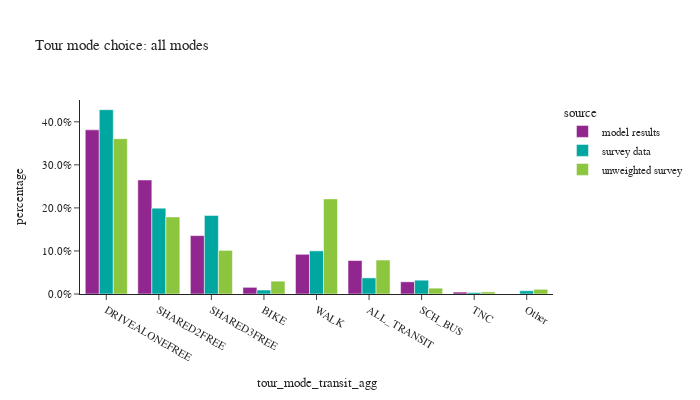

The notebook cell this image was saved under:
### Code cell
# aggregate transit modes
transit_modes = ['WALK_LOC','WALK_COM','WALK_FRY','WALK_LR','DRIVE_TRN']
tour_mode_ordered = ["DRIVEALONEFREE", "SHARED2FREE", "SHARED3FREE", "BIKE","WALK","ALL_TRANSIT","SCH_BUS","TNC","Other"]
tour_data['tour_mode_transit_agg'] = tour_data['tour_mode'].apply(lambda x: "ALL_TRANSIT" if x in transit_modes else x)

df_plot = tour_data.groupby(['source','tour_mode_transit_agg'])['tour_weight'].sum().reset_index()
df_plot['percentage'] = df_plot.groupby(['source'], group_keys=False)['tour_weight']. \
    apply(lambda x: x / float(x.sum()))

fig = px.bar(df_plot, x="tour_mode_transit_agg", y="percentage", color="source",barmode="group",
             category_orders={"tour_mode_transit_agg": tour_mode_ordered},
             title="Tour mode choice: all modes")
fig.for_each_annotation(lambda a: a.update(text = a.text.split("=")[-1]))
fig.update_layout(height=400, width=700, yaxis=dict(tickformat=".1%"))
fig.show()

### Figure 1 — Plotly figure (JSON) as saved in the notebook; plotly's stock layout.template omitted (floating-point values rounded to 4 significant figures)
{"data": [{"alignmentgroup": "True", "hovertemplate": "source=model results<br>tour_mode_transit_agg=%{x}<br>percentage=%{y}<extra></extra>", "legendgroup": "model results", "marker": {"color": "#91268F", "pattern": {"shape": ""}}, "name": "model results", "offsetgroup": "model results", "orientation": "v", "showlegend": true, "textposition": "auto", "type": "bar", "x": ["ALL_TRANSIT", "BIKE", "DRIVEALONEFREE", "SCH_BUS", "SHARED2FREE", "SHARED3FREE", "TNC", "WALK"], "xaxis": "x", "y": [0.07773, 0.01547, 0.3813, 0.02831, 0.2649, 0.1356, 0.004493, 0.0922], "yaxis": "y"}, {"alignmentgroup": "True", "hovertemplate": "source=survey data<br>tour_mode_transit_agg=%{x}<br>percentage=%{y}<extra></extra>", "legendgroup": "survey data", "marker": {"color": "#00A7A0", "pattern": {"shape": ""}}, "name": "survey data", "offsetgroup": "survey data", "orientation": "v", "showlegend": true, "textposition": "auto", "type": "bar", "x": ["ALL_TRANSIT", "BIKE", "DRIVEALONEFREE", "Other", "SCH_BUS", "SHARED2FREE", "SHARED3FREE", "TNC", "WALK"], "xaxis": "x", "y": [0.03742, 0.009229, 0.4281, 0.007543, 0.03209, 0.1995, 0.1826, 0.003346, 0.1002], "yaxis": "y"}, {"alignmentgroup": "True", "hovertemplate": "source=unweighted survey<br>tour_mode_transit_agg=%{x}<br>percentage=%{y}<extra></extra>", "legendgroup": "unweighted survey", "marker": {"color": "#8CC63E", "pattern": {"shape": ""}}, "name": "unweighted survey", "offsetgroup": "unweighted survey", "orientation": "v", "showlegend": true, "textposition": "auto", "type": "bar", "x": ["ALL_TRANSIT", "BIKE", "DRIVEALONEFREE", "Other", "SCH_BUS", "SHARED2FREE", "SHARED3FREE", "TNC", "WALK"], "xaxis": "x", "y": [0.07884, 0.02979, 0.3607, 0.01091, 0.01357, 0.179, 0.1013, 0.004859, 0.2209], "yaxis": "y"}], "layout": {"barmode": "group", "height": 400, "legend": {"title": {"text": "source"}, "tracegroupgap": 0}, "title": {"text": "Tour mode choice: all modes"}, "width": 700, "xaxis": {"anchor": "y", "categoryarray": ["DRIVEALONEFREE", "SHARED2FREE", "SHARED3FREE", "BIKE", "WALK", "ALL_TRANSIT", "SCH_BUS", "TNC", "Other"], "categoryorder": "array", "domain": [0.0, 1.0], "title": {"text": "tour_mode_transit_agg"}}, "yaxis": {"anchor": "x", "domain": [0.0, 1.0], "tickformat": ".1%", "title": {"text": "percentage"}}}}
